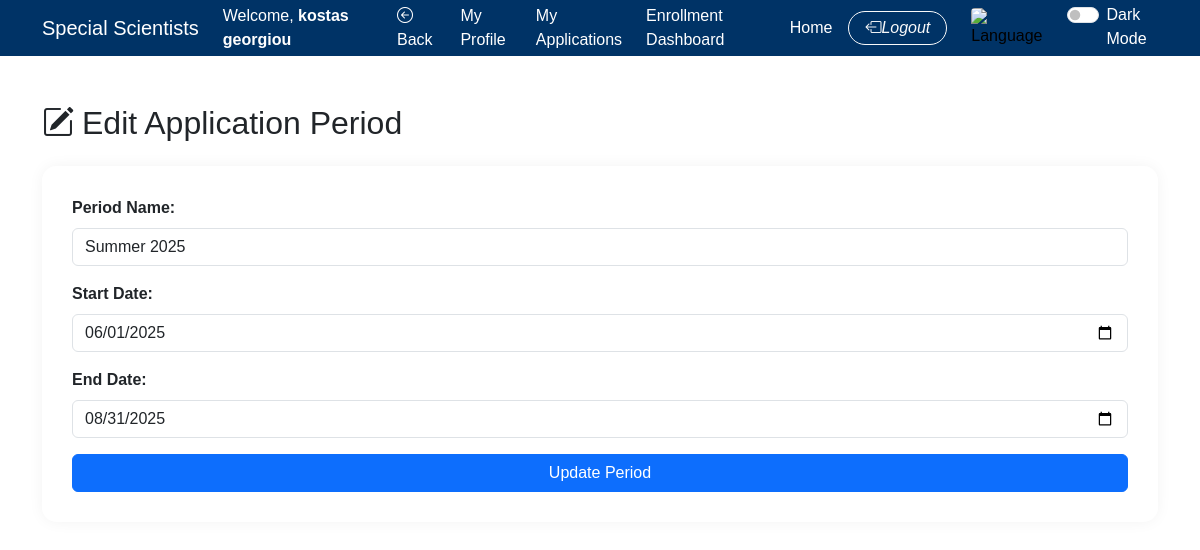
Page /special_scientists/edit_period.php?id=5 (signed in) on the committed database.
### tables this page shows
CREATE TABLE `system_config` (
  `id` int NOT NULL,
  `config_key` varchar(100) NOT NULL,
  `config_value` text NOT NULL
);

CREATE TABLE `application_periods` (
  `id` int NOT NULL,
  `name` varchar(255) DEFAULT NULL,
  `start_date` date NOT NULL,
  `end_date` date NOT NULL
);

### special_scientists/get_config.php (called while the page is built, shortened)
<?php
require_once "database.php";
function getSystemConfig($key) {
    global $conn;
    $stmt = $conn->prepare("SELECT config_value FROM system_config WHERE config_key = ?");
    $stmt->bind_param("s", $key);
    $stmt->execute();
    $stmt->bind_result($value);
    return $value;
}

### special_scientists/edit_period.php (the view, shortened to what this page needs)
<?php
include 'database.php';
require_once "get_config.php";
$system_title = getSystemConfig("site_title");
$logo_path = getSystemConfig("logo_path");
$id = intval($_GET["id"]);
$stmt = $conn->prepare("SELECT name, start_date, end_date FROM application_periods WHERE id = ?");
$stmt->bind_param("i", $id);
$stmt->execute();
$stmt->bind_result($name, $start_date, $end_date);
$showBack = true;
$backLink = "manage_periods.php";
?>
<!DOCTYPE html>
<html lang="en">
<head>
  <link href="https://cdn.jsdelivr.net/npm/bootstrap@5.3.0/dist/css/bootstrap.min.css" rel="stylesheet">
  <link rel="stylesheet" href="indexstyle.css">
  <link rel="stylesheet" href="darkmode.css">
  <link rel="stylesheet" href="https://cdn.jsdelivr.net/npm/bootstrap-icons/font/bootstrap-icons.css">
</head>
<body>
<?php include "navbar.php"; ?>
<div class="container py-5">
  <h2 class="mb-4"><i class="bi bi-pencil-square me-2"></i>Edit Application Period</h2>
  <div class="my-apps-card">
    <form method="post">
      <div class="mb-3">
        <label class="form-label"><strong>Period Name:</strong></label>
        <input type="text" name="name" class="form-control" value="<?= htmlspecialchars($name) ?>" required>
      </div>
      <div class="mb-3">
        <label class="form-label"><strong>Start Date:</strong></label>
        <input type="date" name="start_date" class="form-control" value="<?= $start_date ?>" required>
      </div>
      <div class="mb-3">
        <label class="form-label"><strong>End Date:</strong></label>
        <input type="date" name="end_date" class="form-control" value="<?= $end_date ?>" required>
      </div>
      <button type="submit" class="btn btn-primary w-100">Update Period</button>
    </form>
  </div>
</div>
</body>
</html>

### special_scientists/navbar.php (shortened to what this page needs)
<?php
require_once "get_config.php";
$system_title = getSystemConfig("site_title");
$fullName = $_SESSION["user"]["full_name"] ?? "Guest";
$role = $_SESSION["user"]["role"] ?? "Null";
?>
<nav class="navbar navbar-expand-lg navbar-dark">
  <div class="container">
    <a class="navbar-brand d-flex align-items-center" href="https://www.cut.ac.cy" target="_blank">
      <?= htmlspecialchars($system_title) ?>
    </a>
    <div class="d-none d-lg-flex justify-content-end" id="navbarContent">
      <ul class="navbar-nav align-items-center gap-2">
        <?php if ($role === "Null"): ?>
          <li class="nav-item"><a class="nav-link text-white" href="login.php">Login</a></li>
          <li class="nav-item"><a class="nav-link text-white" href="registration.php">Register</a></li>
        <?php else: ?>
            <li class="nav-item"><span class="nav-link text-white">Welcome, <strong><?= htmlspecialchars($fullName); ?></strong></span></li>
            <?php if (!empty($showBack)): ?>
                <li class="nav-item">
                    <a class="nav-link text-white" href="<?= htmlspecialchars($backLink ?? 'index.php') ?>">
                        <i class="bi bi-arrow-left-circle me-1"></i>Back
                    </a>
                </li>
            <?php endif; ?>
          <li class="nav-item"><a class="nav-link text-white" href="my_profile.php">My Profile</a></li>
          <?php if ($role === 'user' || $role === 'scientist'): ?>
            <li class="nav-item"><a class="nav-link text-white" href="my_applications.php">My Applications</a></li>
          <?php endif; ?>
          <?php if (in_array($role, ['admin', 'owner', 'hr', 'scientist'])): ?>
            <li class="nav-item"><a class="nav-link text-white" href="enrollment_dashboard.php">Enrollment Dashboard</a></li>
          <?php endif; ?>
          <li class="nav-item"><a class="nav-link text-white" href="index.php">Home</a></li>
          <li class="nav-item">
            <button class="btn btn-outline-light d-flex align-items-center gap-1 px-3 py-1 rounded-pill"
                    data-bs-toggle="modal" data-bs-target="#logoutModal" style="font-size: 0.9rem;">
              <i class="bi bi-box-arrow-left" style="font-size: 1rem;">Logout</i>
            </button>
          </li>
        <?php endif; ?>
        <li class="nav-item ms-lg-3 mt-2 mt-lg-0">
  <form method="post" action="switch_lang.php">
    <button type="submit" style="background: none; border: none; padding: 0;" title="Switch Language">
      <img src="assets/flags/<?= $_SESSION['lang'] === 'en' ? 'gr' : 'en' ?>.png" alt="Language" style="width: 28px; height: 20px; border-radius: 4px;">
    </button>
  </form>
</li>
        <li class="nav-item ms-lg-3 mt-2 mt-lg-0">
          <div class="form-check form-switch text-white">
            <input class="form-check-input" type="checkbox" id="darkModeToggle">
            <label class="form-check-label" for="darkModeToggle">Dark Mode</label>
          </div>
        </li>
      </ul>
    </div>
  </div>
</nav>

### special_scientists/indexstyle.css (style rules this page uses)
body, html { margin: 0; padding: 0; font-family: Arial, sans-serif; }
.navbar { background-color: #003366; position: sticky; top: 0; z-index: 1000; width: 100%; max-height: 56px; }
.my-apps-card { border-radius: 15px; box-shadow: 0 0 15px rgba(0,0,0,0.05); background-color: rgba(255, 255, 255, 0.95); padding: 30px; }
[data-bs-target="#logoutModal"] { white-space: nowrap; }

### special_scientists/navbar.php (style rules this page uses)
button img { cursor: pointer; }

### rows in the picture
system_config: config_value "Special Scientists"
application_periods: name "Summer 2025", start_date "06/01/2025", end_date "08/31/2025"

### other values in the picture
$fullName "kostas georgiou"
